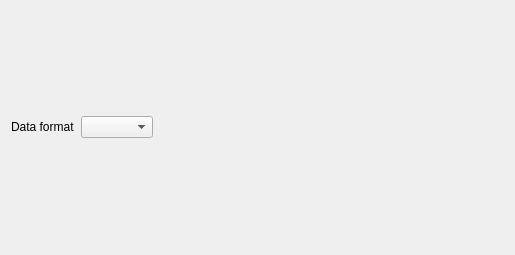
<?xml version="1.0" encoding="UTF-8"?>
<ui version="4.0">
 <class>BarChartSettings</class>
 <widget class="QWidget" name="BarChartSettings">
  <property name="geometry">
   <rect>
    <x>0</x>
    <y>0</y>
    <width>515</width>
    <height>255</height>
   </rect>
  </property>
  <property name="windowTitle">
   <string notr="true">Form</string>
  </property>
  <layout class="QGridLayout" name="gridLayout">
   <item row="0" column="1">
    <widget class="QComboBox" name="comboBoxDataFormat"/>
   </item>
   <item row="0" column="0">
    <widget class="QLabel" name="label">
     <property name="text">
      <string>Data format</string>
     </property>
    </widget>
   </item>
   <item row="0" column="2">
    <widget class="QLabel" name="label_2">
     <property name="sizePolicy">
      <sizepolicy hsizetype="Expanding" vsizetype="Preferred">
       <horstretch>0</horstretch>
       <verstretch>0</verstretch>
      </sizepolicy>
     </property>
     <property name="text">
      <string notr="true"/>
     </property>
    </widget>
   </item>
   <item row="1" column="0" colspan="3">
    <layout class="QGridLayout" name="gridLayoutTable"/>
   </item>
  </layout>
 </widget>
 <resources/>
 <connections/>
</ui>
